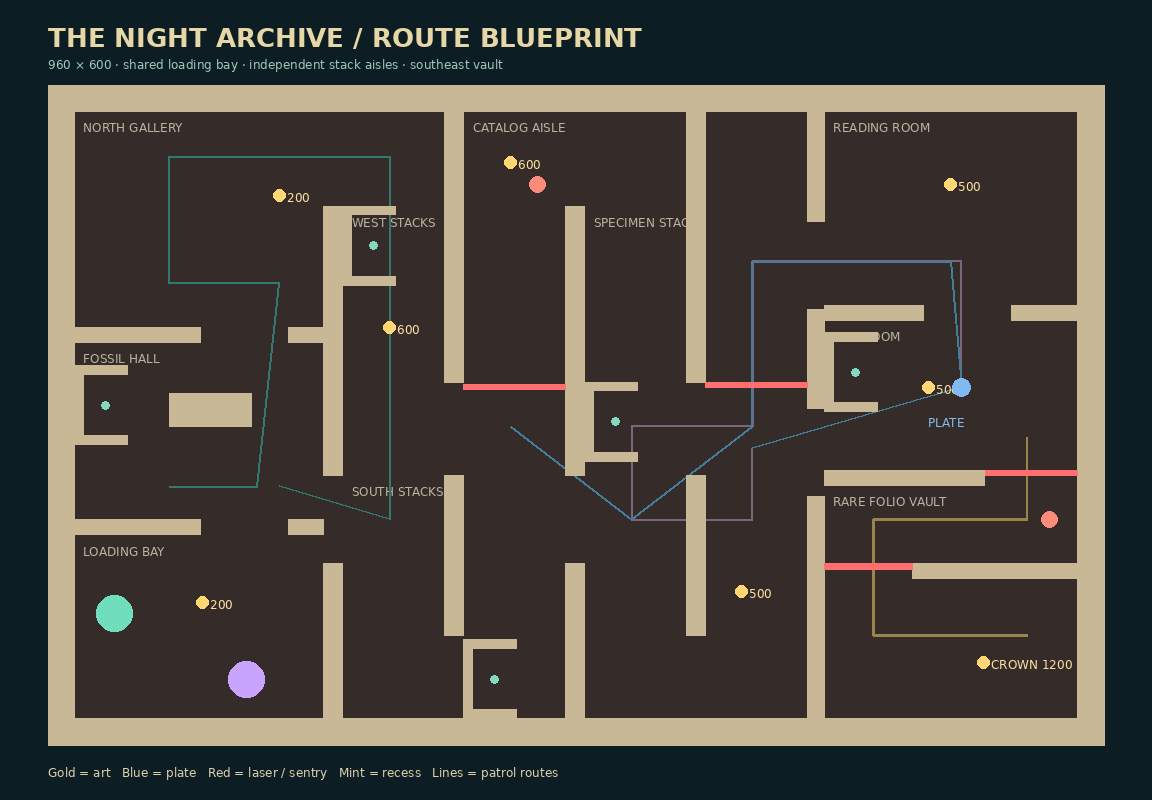

The script that saved this image:
"""Authored asymmetric Night Archive geometry; no mirrored or rotated template."""
import json
from pathlib import Path
from PIL import Image, ImageDraw, ImageFont
root=Path(__file__).resolve().parents[2]
walls=[(0,0,960,24),(0,576,960,24),(0,24,24,552),(936,24,24,552),
# Main stack spine: long alternating shelf ends and two cross aisles.
(250,110,18,245),(360,24,18,246),(470,110,18,245),(580,24,18,246),
# Lower shelves have an east-west cross-passage above them.
(250,435,18,141),(360,355,18,145),(470,435,18,141),(580,355,18,145),
# West wing rooms: Fossil hall above the shared loading bay.
(24,395,115,14),(219,395,31,14),(24,220,115,14),(219,220,31,14),
# East wing contains Reading Room, Map Room, Rare Folio Vault.
(690,24,16,100),(690,204,16,90),(690,374,16,202),
(706,200,90,14),(876,200,60,14),(706,350,145,14),
# Vault switchback: east entry, west return, east Crown.
(786,435,150,14),
# Wall recesses at blind ends / corridor corners.
(24,255,8,72),(24,255,48,8),(24,319,48,8),
(268,110,8,72),(268,110,48,8),(268,174,48,8),
(488,270,8,72),(488,270,48,8),(488,334,48,8),
(706,225,8,72),(706,225,48,8),(706,289,48,8),
(378,504,8,72),(378,504,48,8),(378,568,48,8)]
decor=[dict(x=110,y=280,w=75,h=30,kind='fossil')]
walls += [(d['x'],d['y'],d['w'],d['h']) for d in decor]
rooms=[('FOSSIL HALL',24,234,226,161),('LOADING BAY',24,409,226,167),('READING ROOM',706,24,230,176),('MAP ROOM',706,214,230,136),('RARE FOLIO VAULT',706,364,230,212),('WEST STACKS',268,110,92,245),('CATALOG AISLE',378,24,92,246),('SPECIMEN STACKS',488,110,92,245),('NORTH GALLERY',24,24,336,196),('SOUTH STACKS',268,355,422,221)]
slots=[(140,470),(210,100),(850,525),(820,90),(310,220),(420,70),(630,460),(800,275)]
routes=[[(110,365),(190,365),(210,180),(110,180),(110,65),(310,65),(310,310),(310,395),(210,365)],[(420,310),(530,395),(640,310),(640,160),(820,160),(830,275),(640,330)],[(830,275),(830,160),(640,160),(640,310),(530,310),(530,395),(640,395),(640,330)],[(890,395),(750,395),(750,500),(890,500),(750,500),(750,395),(890,395),(890,320)]]
d=dict(walls=[dict(zip(('x','y','w','h'),p)) for p in walls],decor=decor,rooms=[dict(name=n,x=x+w/2,y=y+25,bounds=dict(x=x,y=y,w=w,h=h)) for n,x,y,w,h in rooms],slots=[dict(x=x,y=y) for x,y in slots],plate=dict(x=830,y=275),docks=[dict(x=60,y=480),dict(x=180,y=540)],niches=[dict(x=x,y=y,back='left',kind='recess') for x,y in [(52,291),(296,146),(516,306),(734,261),(406,540)]],sensors=[dict(x=378,y=272,w=92,h=5),dict(x=598,y=270,w=92,h=5),dict(x=852,y=350,w=84,h=5),dict(x=706,y=435,w=80,h=5)],routes=[[dict(x=x,y=y) for x,y in r] for r in routes+[routes[0],routes[1]]],posts=[dict(x=445,y=90),dict(x=910,y=395)],doors=[dict(x=110,y=65),dict(x=820,y=160),dict(x=890,y=320)])
(root/'docs/night-archive/geometry.json').write_text(json.dumps(d,indent=2)+'\n')
text="// Generated from docs/night-archive/blueprint.py; independent asymmetric architecture.\nimport type {MuseumArena} from './arenas.ts';\nconst design = "+json.dumps(d,separators=(',',':'))+";\nexport function archiveArena(players:number):MuseumArena{return {...structuredClone(design),id:'night-archive',name:'The Night Archive',capacity:players<=2?2:4,theme:'fossil',dockFacings:['west','south'],brief:'Long stacks hide short encounters. The Rare Folio Vault opens at 1:00; hold the Map Room plate. Noise on you brings guards to you. Noise elsewhere sends them there.'};}\n"
(root/'lib/noise/archive-arena.ts').write_text(text)
im=Image.new('RGB',(1152,800),'#0c1d24');draw=ImageDraw.Draw(im);scale=1.1;ox=48;oy=85
font=ImageFont.truetype('/usr/share/fonts/truetype/dejavu/DejaVuSans.ttf',12);title=ImageFont.truetype('/usr/share/fonts/truetype/dejavu/DejaVuSans-Bold.ttf',26)
def box(p,fill): x,y,w,h=p;draw.rectangle((ox+x*scale,oy+y*scale,ox+(x+w)*scale,oy+(y+h)*scale),fill=fill)
def dot(p,color,r=6):x,y=p['x']*scale+ox,p['y']*scale+oy;draw.ellipse((x-r,y-r,x+r,y+r),fill=color)
draw.text((48,22),'THE NIGHT ARCHIVE / ROUTE BLUEPRINT',font=title,fill='#e7d6a6');draw.text((48,57),'960 × 600 · shared loading bay · independent stack aisles · southeast vault',font=font,fill='#9dc9b9')
box((24,24,912,552),'#352b29')
for n,x,y,w,h in rooms:draw.text((ox+(x+8)*scale,oy+(y+8)*scale),n,font=font,fill='#b6b6a1')
for ri,r in enumerate(d['routes']):draw.line([(ox+p['x']*scale,oy+p['y']*scale) for p in r],fill=['#327970','#447c9c','#7c657d','#99854b'][ri%4],width=2)
for w in walls:box(w,'#c9b896')
for p in d['sensors']:box(tuple(p.values()),'#ff6f6f')
for p in d['niches']:dot(p,'#83d9c0',4)
for i,p in enumerate(d['slots']):dot(p,'#ffd773');draw.text((ox+p['x']*scale+8,oy+p['y']*scale-5),['200','200','CROWN 1200','500','600','600','500','500'][i],font=font,fill='#ffdfa0')
dot(d['plate'],'#81b9f2',9);draw.text((ox+800*scale,oy+300*scale),'PLATE',font=font,fill='#81b9f2')
for p,c in zip(d['docks'],['#70ddbd','#c9a4ff']):dot(p,c,18)
for p in d['posts']:dot(p,'#fc8b79',8)
draw.text((48,765),'Gold = art   Blue = plate   Red = laser / sentry   Mint = recess   Lines = patrol routes',font=font,fill='#dfd0ac')
im.save(root/'docs/night-archive/blueprint.png')
